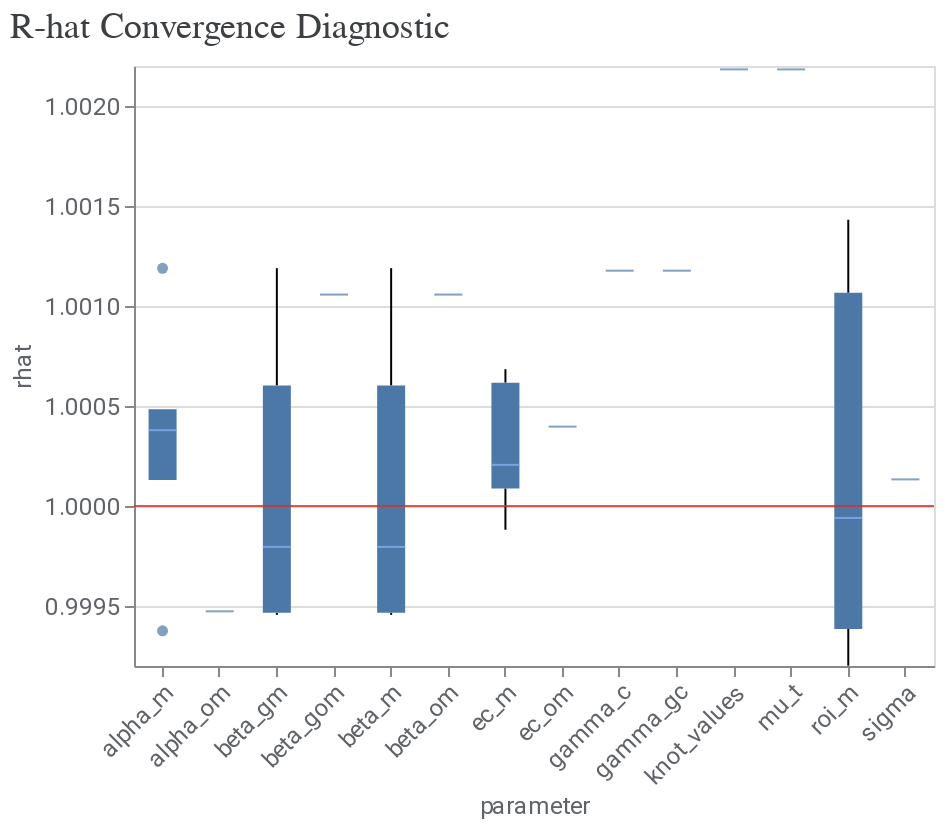

Notebook cell for this chart:
### Code cell
model_diagnostics = visualizer.ModelDiagnostics(mmm)
model_diagnostics.plot_rhat_boxplot()

### Figure 1 — Vega-Lite specification as saved in the notebook (floating-point values rounded to 4 significant figures; data arrays with more than 128 entries replaced by an {"elided": "..."} marker saying what was removed)
{"config": {"view": {"continuousWidth": 300, "continuousHeight": 300}, "axis": {"labelColor": "#5F6368", "labelFont": "Roboto", "labelFontSize": 12, "titleColor": "#5F6368", "titleFont": "Roboto", "titleFontSize": 12, "titleFontWeight": "normal"}}, "layer": [{"data": {"name": "data-719deebb6817ec6f26ab135eeec8bd02"}, "mark": {"type": "boxplot", "median": {"color": "#8AB4F8"}, "outliers": {"filled": true}}, "encoding": {"x": {"axis": {"labelAngle": -45}, "field": "parameter", "type": "nominal"}, "y": {"field": "rhat", "scale": {"zero": false}, "type": "quantitative"}}}, {"data": {"name": "empty"}, "mark": {"type": "rule", "color": "#D93025", "opacity": 0.8}, "encoding": {"y": {"datum": 1}}}], "title": {"text": "R-hat Convergence Diagnostic", "anchor": "start", "color": "#3C4043", "font": "Google Sans Display", "fontSize": 18, "fontWeight": "normal", "offset": 10}, "width": 400, "$schema": "https://vega.github.io/schema/vega-lite/v5.20.1.json", "datasets": {"data-719deebb6817ec6f26ab135eeec8bd02": {"elided": "143 records"}, "empty": [{}]}}
